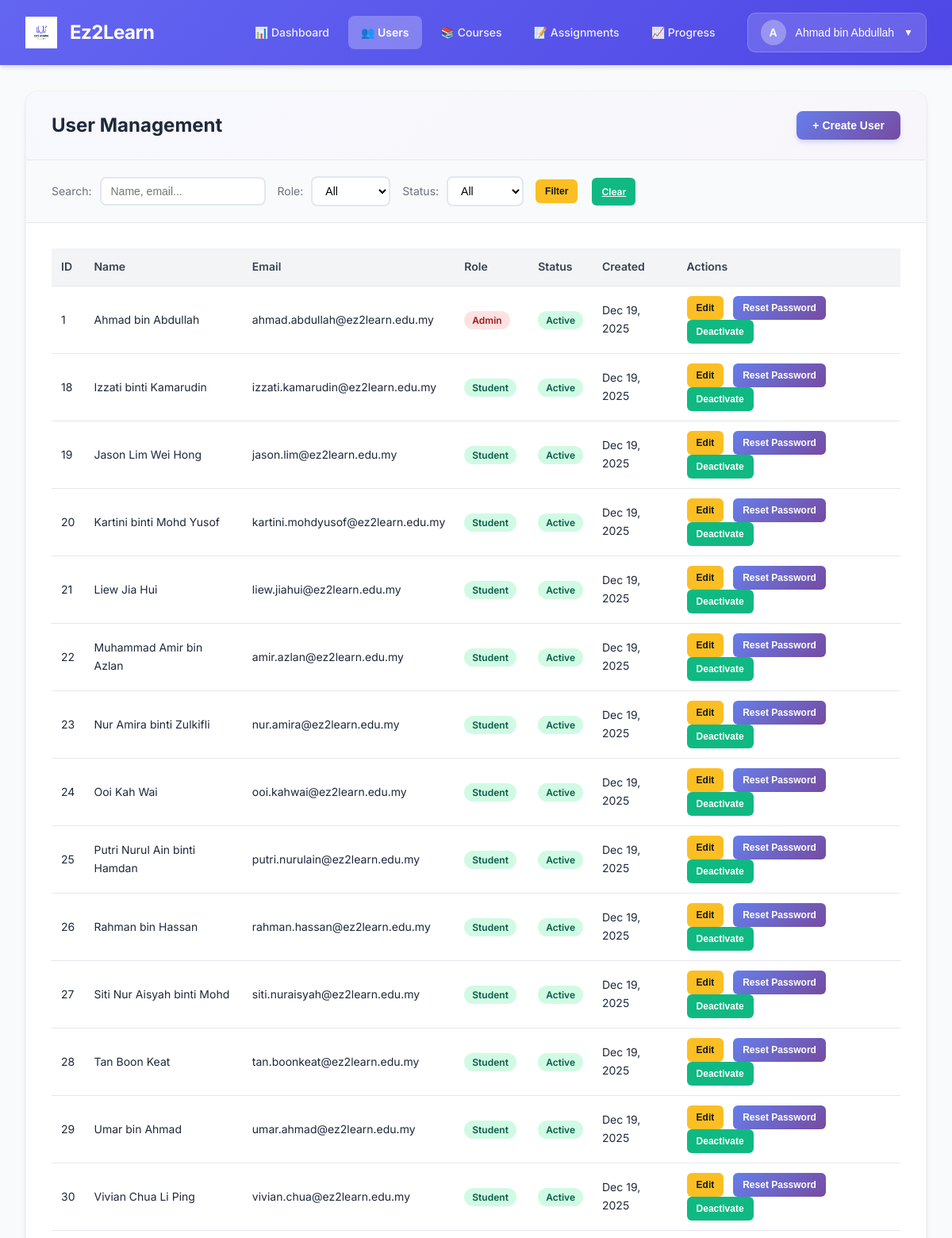
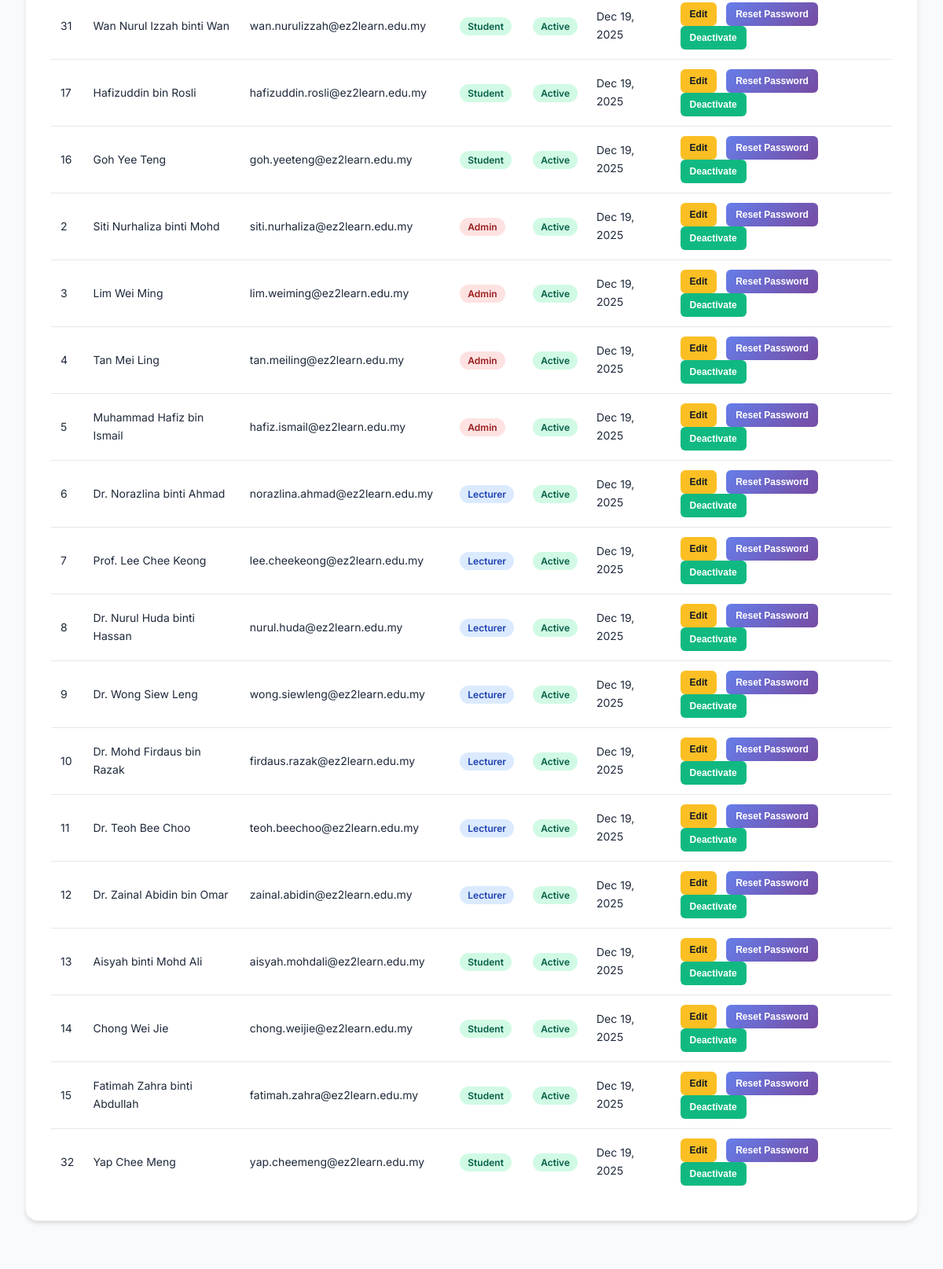
/admin/module-usermanagement/index.php (signed in, upper part), run on the app's committed database (2 pictures, top to bottom).
### tables this page shows
CREATE TABLE users (
    user_id INT AUTO_INCREMENT PRIMARY KEY,
    name VARCHAR(100) NOT NULL,
    email VARCHAR(100) UNIQUE NOT NULL,
    password VARCHAR(255) NOT NULL,
    role ENUM('admin','lecturer','student') NOT NULL,
    status ENUM('active','inactive') DEFAULT 'active',
    created_at TIMESTAMP DEFAULT CURRENT_TIMESTAMP
);

### admin/module-usermanagement/index.php (the view, shortened to what this page needs)
<?php
$db_host = 'localhost';
$db_user = 'root';
$db_pass = '';
$db_name = 'ez2learn';
$conn = mysqli_connect($db_host, $db_user, $db_pass, $db_name);
$search = $_GET['search'] ?? '';
$role_filter = $_GET['role_filter'] ?? 'all';
$status_filter = $_GET['status_filter'] ?? 'all';
$where_conditions = [];
$where_clause = !empty($where_conditions) ? 'WHERE ' . implode(' AND ', $where_conditions) : '';
$query = "SELECT user_id, name, email, role, status, created_at FROM users $where_clause ORDER BY created_at DESC";
$stmt = mysqli_prepare($conn, $query);
mysqli_stmt_execute($stmt);
$result = mysqli_stmt_get_result($stmt);
$users = mysqli_fetch_all($result, MYSQLI_ASSOC);
require_once '../../includes/header-admin.php';
?>
    <div class="container">
        <div class="page-container">
            <div class="page-header">
                <h1 class="page-title">User Management</h1>
                <button class="btn-add" onclick="openCreateModal()">+ Create User</button>
            </div>
            <div class="filters">
                <form method="GET" style="display: flex; gap: 15px; flex-wrap: wrap; width: 100%;">
                    <div class="filter-group">
                        <label>Search:</label>
                        <input type="text" name="search" value="<?php echo htmlspecialchars($search); ?>" placeholder="Name, email...">
                    </div>
                    <div class="filter-group">
                        <label>Role:</label>
                        <select name="role_filter">
                            <option value="all" <?php echo $role_filter === 'all' ? 'selected' : ''; ?>>All</option>
                        </select>
                    </div>
                    <div class="filter-group">
                        <label>Status:</label>
                        <select name="status_filter">
                            <option value="all" <?php echo $status_filter === 'all' ? 'selected' : ''; ?>>All</option>
                        </select>
                    </div>
                    <div class="filter-group">
                        <button type="submit" class="btn-action btn-edit">Filter</button>
                        <a href="index.php" class="btn-action btn-toggle">Clear</a>
                    </div>
                </form>
            </div>
            <div class="content">
                <div class="table-wrapper">
                    <table>
                        <thead>
                            <tr>
                                <th>ID</th>
                                <th>Name</th>
                                <th>Email</th>
                                <th>Role</th>
                                <th>Status</th>
                                <th>Created</th>
                                <th>Actions</th>
                            </tr>
                        </thead>
                        <tbody>
                            <?php if (empty($users)): ?>
                                <tr>
                                    <td colspan="7" style="text-align: center; padding: 40px; color: #6b7280;">No users found</td>
                                </tr>
                            <?php else: ?>
                                <?php foreach ($users as $user): ?>
                                    <tr>
                                        <td><?php echo $user['user_id']; ?></td>
                                        <td><?php echo htmlspecialchars($user['name']); ?></td>
                                        <td><?php echo htmlspecialchars($user['email']); ?></td>
                                        <td><span class="badge badge-<?php echo $user['role']; ?>"><?php echo ucfirst($user['role']); ?></span></td>
                                        <td><span class="badge badge-<?php echo $user['status']; ?>"><?php echo ucfirst($user['status']); ?></span></td>
                                        <td><?php echo date('M d, Y', strtotime($user['created_at'])); ?></td>
                                        <td>
                                            <button class="btn-action btn-edit" onclick="openEditModal(<?php echo htmlspecialchars(json_encode($user)); ?>)">Edit</button>
                                            <button class="btn-action btn-reset" onclick="openResetModal(<?php echo $user['user_id']; ?>, '<?php echo htmlspecialchars($user['name']); ?>')">Reset Password</button>
                                            <button class="btn-action btn-toggle" onclick="toggleStatus(<?php echo $user['user_id']; ?>, '<?php echo $user['status']; ?>')">
                                                <?php echo $user['status'] === 'active' ? 'Deactivate' : 'Activate'; ?>
                                            </button>
                                        </td>
                                    </tr>
                                <?php endforeach; ?>
                            <?php endif; ?>
                        </tbody>
                    </table>
                </div>
            </div>
        </div>
    </div>
<?php require_once '../../includes/footer.php'; ?>

### includes/header-admin.php (style rules this page uses)
* { margin: 0; padding: 0; box-sizing: border-box; }
body { font-family: 'Inter', -apple-system, BlinkMacSystemFont, 'Segoe UI', sans-serif; background: #f8fafc; color: #1e293b; line-height: 1.6; }
.container { max-width: 1600px; margin: 2rem auto; padding: 0 2rem; }

### admin/module-usermanagement/index.php (style rules this page uses)
.page-container { background: #ffffff; border-radius: 16px; box-shadow: 0 4px 6px -1px rgba(0, 0, 0, 0.1), 0 2px 4px -1px rgba(0, 0, 0, 0.06); overflow: hidden; border: 1px solid rgba(0, 0, 0, 0.05); }
.page-header { padding: 1.5rem 2rem; border-bottom: 1px solid #e5e7eb; display: flex; justify-content: space-between; align-items: center; background: linear-gradient(135deg, rgba(102, 126, 234, 0.05) 0%, rgba(118, 75, 162, 0.05) 100%); }
.page-title { font-size: 1.5rem; font-weight: 700; color: #1e293b; }
.btn-add { background: linear-gradient(135deg, #667eea 0%, #764ba2 100%); color: white; border: none; padding: 0.625rem 1.25rem; border-radius: 8px; cursor: pointer; font-size: 0.875rem; font-weight: 600; transition: all 0.3s cubic-bezier(0.4, 0, 0.2, 1); box-shadow: 0 4px 6px -1px rgba(102, 126, 234, 0.3); }
.filters { padding: 1.25rem 2rem; background: #f9fafb; border-bottom: 1px solid #e5e7eb; display: flex; gap: 1rem; flex-wrap: wrap; }
.filter-group { display: flex; gap: 10px; align-items: center; }
.filter-group label { font-size: 14px; color: #6b7280; }
.filter-group input, .filter-group select { padding: 0.5rem 0.75rem; border: 2px solid #e2e8f0; border-radius: 8px; font-size: 0.875rem; transition: all 0.3s cubic-bezier(0.4, 0, 0.2, 1); background: white; }
.content { padding: 2rem; }
.table-wrapper { overflow-x: auto; }
table { width: 100%; border-collapse: collapse; }
thead { background: #f3f4f6; }
th { padding: 12px; text-align: left; font-weight: 600; font-size: 14px; color: #374151; }
td { padding: 12px; border-top: 1px solid #e5e7eb; font-size: 14px; }
tbody tr { transition: background-color 0.2s ease; }
.badge { padding: 4px 10px; border-radius: 12px; font-size: 12px; font-weight: 600; }
.badge-admin { background: #fee2e2; color: #991b1b; }
.badge-lecturer { background: #dbeafe; color: #1e40af; }
.badge-student { background: #d1fae5; color: #065f46; }
.badge-active { background: #d1fae5; color: #065f46; }
.btn-action { padding: 0.5rem 0.75rem; border: none; border-radius: 6px; cursor: pointer; font-size: 0.75rem; font-weight: 600; margin-right: 0.5rem; transition: all 0.3s cubic-bezier(0.4, 0, 0.2, 1); }
.btn-edit { background: #fbbf24; color: #111827; }
.btn-reset { background: linear-gradient(135deg, #667eea 0%, #764ba2 100%); color: white; }
.btn-toggle { background: #10b981; color: white; }

### data on the page
users: user_id "1", name "Ahmad bin Abdullah", email "ahmad.abdullah@ez2learn.edu.my", role "Admin", status "Active", created_at "Dec 19, 2025", shows "Deactivate"
users: user_id "18", name "Izzati binti Kamarudin", email "izzati.kamarudin@ez2learn.edu.my", role "Student", status "Active", created_at "Dec 19, 2025", shows "Deactivate"
users: user_id "19", name "Jason Lim Wei Hong", email "jason.lim@ez2learn.edu.my", role "Student", status "Active", created_at "Dec 19, 2025", shows "Deactivate"
users: user_id "20", name "Kartini binti Mohd Yusof", email "kartini.mohdyusof@ez2learn.edu.my", role "Student", status "Active", created_at "Dec 19, 2025", shows "Deactivate"
users: user_id "21", name "Liew Jia Hui", email "liew.jiahui@ez2learn.edu.my", role "Student", status "Active", created_at "Dec 19, 2025", shows "Deactivate"
users: user_id "22", name "Muhammad Amir bin Azlan", email "amir.azlan@ez2learn.edu.my", role "Student", status "Active", created_at "Dec 19, 2025", shows "Deactivate"
users: user_id "23", name "Nur Amira binti Zulkifli", email "nur.amira@ez2learn.edu.my", role "Student", status "Active", created_at "Dec 19, 2025", shows "Deactivate"
users: user_id "24", name "Ooi Kah Wai", email "ooi.kahwai@ez2learn.edu.my", role "Student", status "Active", created_at "Dec 19, 2025", shows "Deactivate"
users: user_id "25", name "Putri Nurul Ain binti Hamdan", email "putri.nurulain@ez2learn.edu.my", role "Student", status "Active", created_at "Dec 19, 2025", shows "Deactivate"
users: user_id "26", name "Rahman bin Hassan", email "rahman.hassan@ez2learn.edu.my", role "Student", status "Active", created_at "Dec 19, 2025", shows "Deactivate"
users: user_id "27", name "Siti Nur Aisyah binti Mohd", email "siti.nuraisyah@ez2learn.edu.my", role "Student", status "Active", created_at "Dec 19, 2025", shows "Deactivate"
users: user_id "28", name "Tan Boon Keat", email "tan.boonkeat@ez2learn.edu.my", role "Student", status "Active", created_at "Dec 19, 2025", shows "Deactivate"
users: user_id "29", name "Umar bin Ahmad", email "umar.ahmad@ez2learn.edu.my", role "Student", status "Active", created_at "Dec 19, 2025", shows "Deactivate"
users: user_id "30", name "Vivian Chua Li Ping", email "vivian.chua@ez2learn.edu.my", role "Student", status "Active", created_at "Dec 19, 2025", shows "Deactivate"
users: user_id "31", name "Wan Nurul Izzah binti Wan", email "wan.nurulizzah@ez2learn.edu.my", role "Student", status "Active", created_at "Dec 19, 2025", shows "Deactivate"
users: user_id "17", name "Hafizuddin bin Rosli", email "hafizuddin.rosli@ez2learn.edu.my", role "Student", status "Active", created_at "Dec 19, 2025", shows "Deactivate"
users: user_id "16", name "Goh Yee Teng", email "goh.yeeteng@ez2learn.edu.my", role "Student", status "Active", created_at "Dec 19, 2025", shows "Deactivate"
users: user_id "2", name "Siti Nurhaliza binti Mohd", email "siti.nurhaliza@ez2learn.edu.my", role "Admin", status "Active", created_at "Dec 19, 2025", shows "Deactivate"
users: user_id "3", name "Lim Wei Ming", email "lim.weiming@ez2learn.edu.my", role "Admin", status "Active", created_at "Dec 19, 2025", shows "Deactivate"
users: user_id "4", name "Tan Mei Ling", email "tan.meiling@ez2learn.edu.my", role "Admin", status "Active", created_at "Dec 19, 2025", shows "Deactivate"
users: user_id "5", name "Muhammad Hafiz bin Ismail", email "hafiz.ismail@ez2learn.edu.my", role "Admin", status "Active", created_at "Dec 19, 2025", shows "Deactivate"
users: user_id "6", name "Dr. Norazlina binti Ahmad", email "norazlina.ahmad@ez2learn.edu.my", role "Lecturer", status "Active", created_at "Dec 19, 2025", shows "Deactivate"
users: user_id "7", name "Prof. Lee Chee Keong", email "lee.cheekeong@ez2learn.edu.my", role "Lecturer", status "Active", created_at "Dec 19, 2025", shows "Deactivate"
users: user_id "8", name "Dr. Nurul Huda binti Hassan", email "nurul.huda@ez2learn.edu.my", role "Lecturer", status "Active", created_at "Dec 19, 2025", shows "Deactivate"
users: user_id "9", name "Dr. Wong Siew Leng", email "wong.siewleng@ez2learn.edu.my", role "Lecturer", status "Active", created_at "Dec 19, 2025", shows "Deactivate"
users: user_id "10", name "Dr. Mohd Firdaus bin Razak", email "firdaus.razak@ez2learn.edu.my", role "Lecturer", status "Active", created_at "Dec 19, 2025", shows "Deactivate"
users: user_id "11", name "Dr. Teoh Bee Choo", email "teoh.beechoo@ez2learn.edu.my", role "Lecturer", status "Active", created_at "Dec 19, 2025", shows "Deactivate"
users: user_id "12", name "Dr. Zainal Abidin bin Omar", email "zainal.abidin@ez2learn.edu.my", role "Lecturer", status "Active", created_at "Dec 19, 2025", shows "Deactivate"
users: user_id "13", name "Aisyah binti Mohd Ali", email "aisyah.mohdali@ez2learn.edu.my", role "Student", status "Active", created_at "Dec 19, 2025", shows "Deactivate"
users: user_id "14", name "Chong Wei Jie", email "chong.weijie@ez2learn.edu.my", role "Student", status "Active", created_at "Dec 19, 2025", shows "Deactivate"
users: user_id "15", name "Fatimah Zahra binti Abdullah", email "fatimah.zahra@ez2learn.edu.my", role "Student", status "Active", created_at "Dec 19, 2025", shows "Deactivate"
users: user_id "32", name "Yap Chee Meng", email "yap.cheemeng@ez2learn.edu.my", role "Student", status "Active", created_at "Dec 19, 2025", shows "Deactivate"

### other printed values
substr($user_name, 0, 1) "A"
$user_name "Ahmad bin Abdullah"
